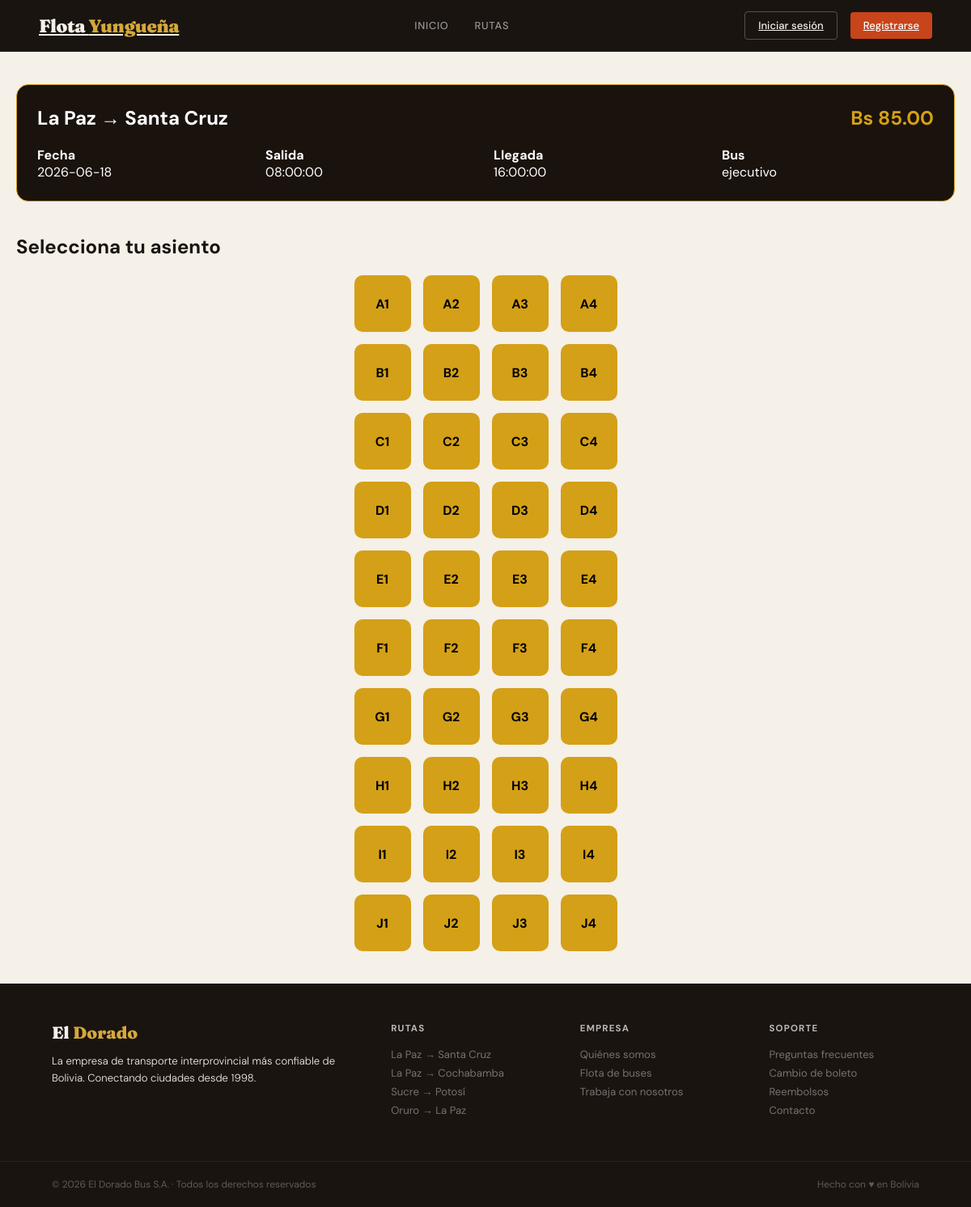
The page /index.php?page=detalle_viaje&viaje_id=2 on the database its author committed.
### tables this page shows
CREATE TABLE `viajes` (
  `id` int(10) UNSIGNED NOT NULL,
  `horario_id` int(10) UNSIGNED NOT NULL,
  `fecha_viaje` date NOT NULL,
  `precio` decimal(8,2) NOT NULL,
  `estado` enum('programado','en_curso','completado','cancelado') NOT NULL DEFAULT 'programado'
);

CREATE TABLE `ciudades` (
  `id` int(10) UNSIGNED NOT NULL,
  `nombre` varchar(80) NOT NULL,
  `codigo` char(3) NOT NULL
);

CREATE TABLE `horarios` (
  `id` int(10) UNSIGNED NOT NULL,
  `ruta_id` int(10) UNSIGNED NOT NULL,
  `bus_id` int(10) UNSIGNED NOT NULL,
  `hora_salida` time NOT NULL,
  `hora_llegada` time NOT NULL,
  `dias` set('lun','mar','mie','jue','vie','sab','dom') NOT NULL DEFAULT 'lun,mar,mie,jue,vie,sab,dom',
  `activo` tinyint(1) NOT NULL DEFAULT 1
);

CREATE TABLE `buses` (
  `id` int(10) UNSIGNED NOT NULL,
  `placa` varchar(10) NOT NULL,
  `tipo` enum('economico','ejecutivo','premium_cama') NOT NULL DEFAULT 'ejecutivo',
  `total_seats` tinyint(3) UNSIGNED NOT NULL DEFAULT 40,
  `imagen` varchar(200) DEFAULT 'bus_default.jpg',
  `activo` tinyint(1) NOT NULL DEFAULT 1
);

CREATE TABLE `asientos` (
  `id` int(10) UNSIGNED NOT NULL,
  `bus_id` int(10) UNSIGNED NOT NULL,
  `numero` varchar(4) NOT NULL,
  `tipo` enum('normal','premium') NOT NULL DEFAULT 'normal'
);

### index.php (called while the page is built, shortened)
<?php
require_once __DIR__ . '/config/database.php';
require_once __DIR__ . '/controllers/RutaController.php';
$page   = $_GET['page']   ?? 'home';
switch ($page) {
    case 'detalle_viaje':
        $data = (new RutaController())->detalleViaje((int)($_GET['viaje_id'] ?? 0));
        break;
}
require __DIR__ . '/views/layout.php';

### controllers/RutaController.php (called while the page is built, shortened)
<?php
require_once __DIR__ . '/../models/RutaModel.php';
class RutaController {
    private RutaModel $model;
    public function __construct() {
        $this->model = new RutaModel();
    }
    public function detalleViaje(int $viajeId): array {
        $viaje = $this->model->getViajeById($viajeId);
        $asientosOcupados = $this->model->getAsientosOcupados($viajeId);
        $asientos         = $this->model->getAsientosBus($viaje['bus_id']);
        return compact('viaje', 'asientos', 'asientosOcupados');
    }
}

### config/database.php (called while the page is built, shortened)
<?php
class Database {
    private static ?PDO $instance = null;
    public static function connect(): PDO {
        if (self::$instance === null) {
            $dsn = sprintf(
            'mysql:host=%s;port=%s;dbname=%s;charset=%s',
             DB_HOST,
             DB_PORT,
             DB_NAME,
             DB_CHARSET
);
            self::$instance = new PDO($dsn, DB_USER, DB_PASS, [
                PDO::ATTR_ERRMODE => PDO::ERRMODE_EXCEPTION,
                PDO::ATTR_DEFAULT_FETCH_MODE => PDO::FETCH_ASSOC,
                PDO::ATTR_EMULATE_PREPARES => false,
            ]);
        }
        return self::$instance;
    }
}

### models/RutaModel.php (called while the page is built, shortened)
<?php
require_once __DIR__ . '/../config/database.php';
class RutaModel {
    private PDO $db;
    public function __construct() {
        $this->db = Database::connect();
    }
    public function getViajeById(int $id): ?array {
        $stmt = $this->db->prepare(
            "SELECT v.*, h.hora_salida, h.hora_llegada, h.bus_id,
                    r.duracion_h, r.precio_base,
                    c_o.nombre AS origen, c_d.nombre AS destino,
                    b.tipo AS tipo_bus, b.total_seats, b.placa
             FROM viajes v
             JOIN horarios h   ON h.id  = v.horario_id
             JOIN rutas    r   ON r.id  = h.ruta_id
             JOIN ciudades c_o ON c_o.id = r.origen_id
             JOIN ciudades c_d ON c_d.id = r.destino_id
             JOIN buses    b   ON b.id  = h.bus_id
             WHERE v.id = ? LIMIT 1"
        );
        $stmt->execute([$id]);
        $row = $stmt->fetch();
        return $row ?: null;
    }
    public function getAsientosOcupados(int $viajeId): array {
        $stmt = $this->db->prepare(
            "SELECT a.numero FROM reservas res
             JOIN asientos a ON a.id = res.asiento_id
             WHERE res.viaje_id = ? AND res.estado != 'cancelada'"
        );
        $stmt->execute([$viajeId]);
        return array_column($stmt->fetchAll(), 'numero');
    }
    public function getAsientosBus(int $busId): array {
        $stmt = $this->db->prepare(
            "SELECT id, numero, tipo FROM asientos WHERE bus_id = ? ORDER BY numero"
        );
        $stmt->execute([$busId]);
        return $stmt->fetchAll();
    }
}

### views/detalle_viaje.php (the view)
<section class="detalle-container">
    <div class="detalle-card">
        <div class="detalle-header">
            <h1><?= $viaje['origen'] ?> → <?= $viaje['destino'] ?></h1>
            <span class="precio">
                Bs <?= number_format($viaje['precio'],2) ?>
            </span>
        </div>
        <div class="detalle-info">
            <div>
                <h4>Fecha</h4>
                <p><?= $viaje['fecha_viaje'] ?></p>
            </div>
            <div>
                <h4>Salida</h4>
                <p><?= $viaje['hora_salida'] ?></p>
            </div>
            <div>
                <h4>Llegada</h4>
                <p><?= $viaje['hora_llegada'] ?></p>
            </div>
            <div>
                <h4>Bus</h4>
                <p><?= $viaje['tipo_bus'] ?></p>
            </div>
        </div>
    </div>
    <h2 class="titulo-asientos">
        Selecciona tu asiento
    </h2>
    <div class="bus-layout">
        <?php foreach($asientos as $a): ?>
            <?php $ocupado = in_array($a['numero'],$asientosOcupados); ?>
            <?php if($ocupado): ?>
                <div class="asiento ocupado">
                    <?= $a['numero'] ?>
                </div>
            <?php else: ?>
                <a
                href="index.php?page=reserva&viaje_id=<?= $viaje['id'] ?>&asiento_id=<?= $a['id'] ?>"
                class="asiento libre">
                    <?= $a['numero'] ?>
                </a>
            <?php endif; ?>
        <?php endforeach; ?>
    </div>
</section>

### style.css (style rules this page uses)
*, *::before, *::after { box-sizing: border-box; margin: 0; padding: 0; }
:root { --cream: #F5F0E8; --dark: #1A1410; --rust: #C8441A; --rust-d: #8B2E0F; --gold: #D4A83A; --gold-light: #F5E9C8; --slate: #3A3530; --mid: #6B6560; --light: #E8E3DB; --white: #FDFAF5; --r: 4px; --r-lg: 12px; }
html { scroll-behavior: smooth; }
body { font-family: 'DM Sans', sans-serif; background: var(--cream); color: var(--dark); min-height: 100vh; }
.detalle-container, .reserva-container, .confirmacion-container, .mis-reservas { max-width:1200px; margin:auto; padding:40px 20px; }
.detalle-card, .reserva-card, .confirmacion-card, .ticket-card { background:#1a120d; border:1px solid #d4a017; border-radius:15px; padding:25px; color:white; }
.detalle-header { display:flex; justify-content:space-between; align-items:center; }
.precio { color:#d4a017; font-size:24px; font-weight:bold; }
.detalle-info { display:grid; grid-template-columns:repeat(auto-fit,minmax(200px,1fr)); gap:20px; margin-top:20px; }
.titulo-asientos { margin:40px 0 20px; }
.bus-layout { display:grid; grid-template-columns:repeat(4,70px); gap:15px; justify-content:center; }
.asiento { width:70px; height:70px; display:flex; justify-content:center; align-items:center; border-radius:10px; font-weight:bold; }
.libre { background:#d4a017; color:black; text-decoration:none; }

### rows shown on the page
viajes: ciudades.nombre "La Paz", ciudades.nombre "Santa Cruz", precio "85.00", fecha_viaje "2026-06-18", horario.hora_salida "08:00:00", horario.hora_llegada "16:00:00", buses.tipo "ejecutivo"
asientos: numero "A1"
asientos: numero "A2"
asientos: numero "A3"
asientos: numero "A4"
asientos: numero "B1"
asientos: numero "B2"
asientos: numero "B3"
asientos: numero "B4"
asientos: numero "C1"
asientos: numero "C2"
asientos: numero "C3"
asientos: numero "C4"
asientos: numero "D1"
asientos: numero "D2"
asientos: numero "D3"
asientos: numero "D4"
asientos: numero "E1"
asientos: numero "E2"
asientos: numero "E3"
asientos: numero "E4"
asientos: numero "F1"
asientos: numero "F2"
asientos: numero "F3"
asientos: numero "F4"
asientos: numero "G1"
asientos: numero "G2"
asientos: numero "G3"
asientos: numero "G4"
asientos: numero "H1"
asientos: numero "H2"
asientos: numero "H3"
asientos: numero "H4"
asientos: numero "I1"
asientos: numero "I2"
asientos: numero "I3"
asientos: numero "I4"
asientos: numero "J1"
asientos: numero "J2"
asientos: numero "J3"
asientos: numero "J4"
